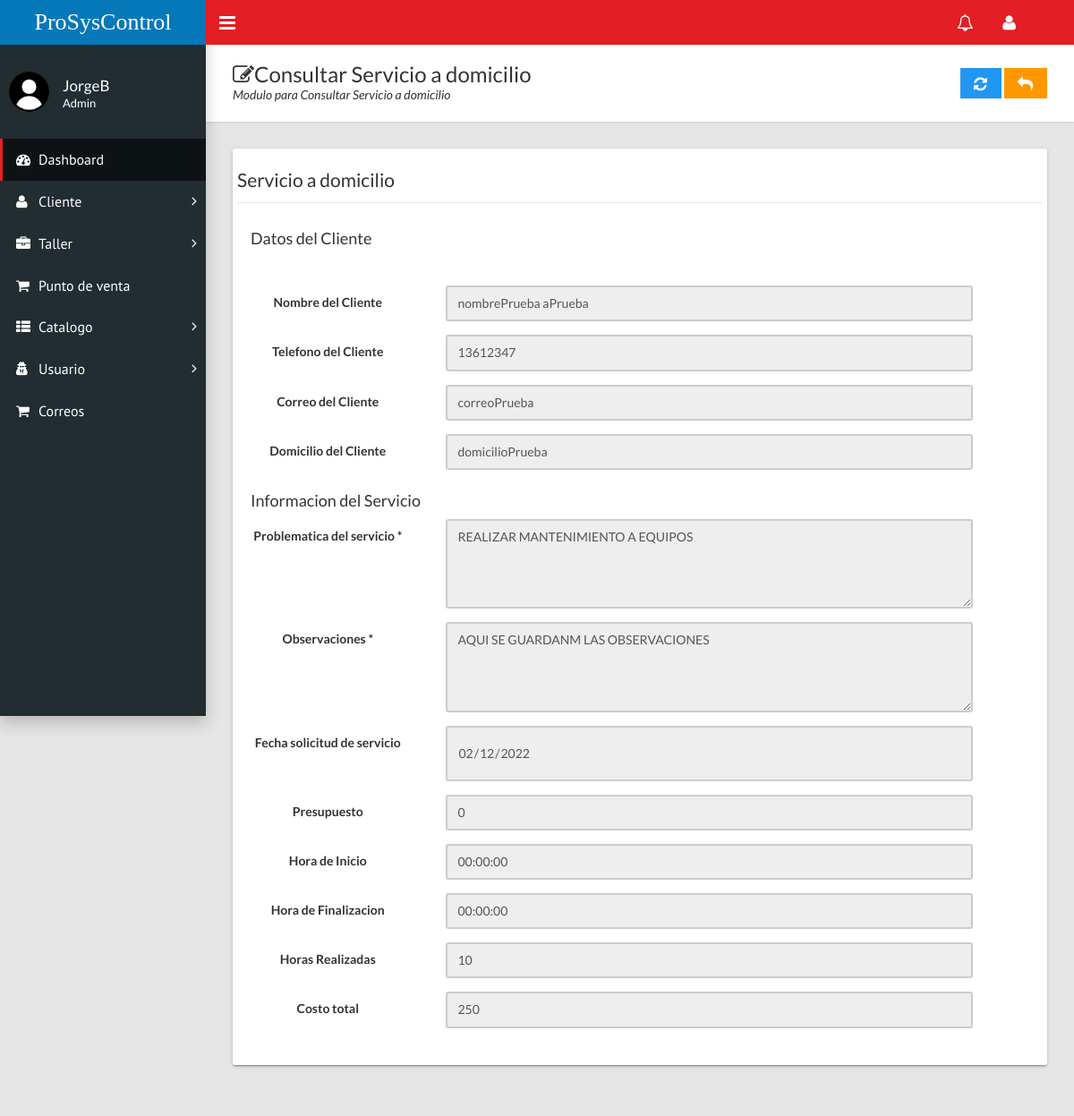
Screenshot of /home.php?c=domicilio&a=FormConsultar&id=1 (signed in) with the database file from the repository.
### tables this page shows
CREATE TABLE `clientes` (
  `idClientes` int(11) NOT NULL,
  `rfc` varchar(20) NOT NULL,
  `nombreCliente` varchar(50) NOT NULL,
  `apellidosC` varchar(50) NOT NULL,
  `nombreEmpresa` varchar(70) NOT NULL,
  `telefono` varchar(10) NOT NULL,
  `email` varchar(70) NOT NULL,
  `domicilio` varchar(150) NOT NULL
);

CREATE TABLE `domicilio` (
  `id` int(11) NOT NULL,
  `id_Cliente` int(11) NOT NULL,
  `problematica` varchar(200) NOT NULL,
  `observaciones` varchar(200) NOT NULL,
  `fechaProgramada` date NOT NULL,
  `presupuesto` float NOT NULL,
  `costoTotal` float NOT NULL,
  `horaInicio` time NOT NULL,
  `horaFinal` time NOT NULL,
  `horasRealizadas` int(11) NOT NULL
);

### controladores/domicilio.controlador.php (called while the page is built, shortened)
<?php
require_once "modelos/domicilio.php";
class DomicilioControlador{
    private $modelo;
    public function __CONSTRUCT(){
        $this->modelo = new Domicilio;
    }
    public function FormConsultar(){
        $titulo="Consultar";
        $domicilioSQL = new Domicilio();
        if(isset($_GET['id'])){
            $domicilioSQL=$this->modelo->Obtener($_GET['id']);
        }
        require_once "vistas/encabezado.php";
        require_once "vistas/domicilio/consulta_Domicilio.php";
        require_once "vistas/pie.php";
    }
}

### modelos/database.php (called while the page is built, shortened)
<?php
class Database{
    public static function Conectar(){
        try{
            $conexion = new PDO("mysql:host=".self::servidor.";dbname=".self::nombrebd.";charset=utf8", self::usuariobd,
            self::clave);
            $conexion -> setAttribute(PDO::ATTR_ERRMODE, PDO::ERRMODE_EXCEPTION);
            return $conexion;
        }catch(PDOException $e){
            return "Fallo " .$e->getMessage();
        }
    }
}

### modelos/domicilio.php (called while the page is built, shortened)
<?php
class Domicilio{
    private $id;
    private $id_Cliente;
    private $problematica;
    private $observaciones;
    private $fechaProgramada;
    private $presupuesto;
    private $costoTotal;
    private $horaInicio;
    private $horaFinal;
    private $horasRealizadas;
    public function __CONSTRUCT(){
        $this->pdo = Database::Conectar();
    }
    public function getId() : ?int{
        return $this->id;
    }
    public function setId(int $id){
        $this->id = $id;
    }
    public function getIdCliente() : ?int{
        return $this->id_Cliente;
    }
    public function setIdCliente(int $id_Cliente){
        $this->id_Cliente = $id_Cliente;
    }
    public function getProblematica() : ?string{
        return $this->problematica;
    }
    public function setProblematica(string $problematica){
        $this->problematica = $problematica;
    }
    public function getObservaciones() : ?string{
        return $this->observaciones;
    }
    public function setObservaciones(string $observaciones){
        $this->observaciones = $observaciones;
    }
    public function getFechaProgramada() : ?string{
        return $this->fechaProgramada;
    }
    public function setFechaProgramada(string $fechaProgramada){
        $this->fechaProgramada = $fechaProgramada;
    }
    public function getPresupuesto() : ?float{
        return $this->presupuesto;
    }
    public function setPresupuesto(float $presupuesto){
        $this->presupuesto = $presupuesto;
    }
    public function getCostoTotal() : ?float{
        return $this->costoTotal;
    }
    public function setCostoTotal(float $costoTotal){
        $this->costoTotal = $costoTotal;
    }
    public function getHoraInicio() : ?string{
        return $this->horaInicio;
    }
    public function setHoraInicio(string $horaInicio){
        $this->horaInicio = $horaInicio;
    }
    public function getHoraFinal() : ?string{
        return $this->horaFinal;
    }
    public function setHoraFinal(string $horaFinal){
        $this->horaFinal = $horaFinal;
    }
    public function getTotalHoras() : ?int{
        return $this->horasRealizadas;
    }
    public function setTotalHoras(int $horasRealizadas){
        $this->horasRealizadas = $horasRealizadas;
    }
    public function buscarCliente($nombre){
        try{
            $consulta = $this->pdo->prepare("SELECT nombreCliente,apellidosC,telefono,email,domicilio FROM `clientes`WHERE idClientes =?;");
            $consulta->execute(array($nombre));
            return $consulta->fetchAll(PDO::FETCH_OBJ);
        }catch(Exception $excepcion){
            die($excepcion->getMessage());
        }
    }
    public function Obtener($nombre){
        try{
            $consulta = $this ->pdo ->prepare("SELECT * FROM domicilio WHERE id=?;");
            $consulta->execute(array($nombre));
            $reDomicilio=$consulta->fetch(PDO::FETCH_OBJ);
            $domicilioSQL=new Domicilio();
            $domicilioSQL->setId($reDomicilio->id);
            $domicilioSQL->setIdCliente($reDomicilio->id_Cliente);
            $domicilioSQL->setProblematica($reDomicilio->problematica);
            $domicilioSQL->setObservaciones($reDomicilio->observaciones);
            $domicilioSQL->setFechaProgramada($reDomicilio->fechaProgramada);
            $domicilioSQL->setPresupuesto($reDomicilio->presupuesto);
            $domicilioSQL->setCostoTotal($reDomicilio->costoTotal);
            $domicilioSQL->setHoraInicio($reDomicilio->horaInicio);
            $domicilioSQL->setHoraFinal($reDomicilio->horaFinal);
            $domicilioSQL->setTotalHoras($reDomicilio->horasRealizadas);
            return $domicilioSQL;
        }catch(Exception $excepcion){
            die($excepcion->getMessage());
        }
    }
}

### vistas/domicilio/consulta_Domicilio.php (the view, shortened to what this page needs)
<div class="content-wrapper">
  <div class="page-title">
    <div>
      <h1><i class="fa fa-edit"></i><?=$titulo?> Servicio a domicilio</h1>
      <p>Modulo para <?=$titulo?> Servicio a domicilio</p>
    </div>
    <div>
    <a class="btn btn-info btn-flat" href="?c=domicilio&a=FormModificar&id=<?=$domicilioSQL->getId()?>"><i class="fa fa-lg fa-refresh"></i></a>
    <a class="btn btn-warning btn-flat" href="?c=domicilio"><i class="fa fa-lg fa-reply"></i></a>
    </div>
  </div>
  <div class="row">
    <div class="col-md-12">
      <div class="card">
        <div class="row">
        <?php
              $idclient = $domicilioSQL->getIdCliente();
              $datoscliente = $domicilioSQL ->buscarCliente($idclient);
              ?>
            <div class="well bs-component">
                <form class="form-horizontal" method="POST" action="?c=domicilio&a=Guardar">
                <fieldset>
                <legend>Servicio a domicilio</legend>
                    <div class="col-lg-10">
                        <h4>Datos del Cliente</h4>
                    </div>
                    <div class="form-group">
                        <div class="col-lg-10">
                      </div>
                    </div>
                    <div class="form-group">
                        <div class="col-md-8">
                        </div>
                    </div>
                    <?php foreach($datoscliente as $campo): ?>
                    <div class="form-group">
                        <label class="control-label col-md-3">Nombre del Cliente</label>
                        <div class="col-md-8">
                            <input class="form-control" type="text" placeholder="Nombre del cliente" value="<?=$campo->nombreCliente," ",$campo->apellidosC?>"
                             disabled>
                        </div>
                    </div>
                    <div class="form-group">
                        <label class="control-label col-md-3">Telefono del Cliente</label>
                        <div class="col-md-8">
                            <input class="form-control" type="text" placeholder="Telefono del cliente" value="<?=$campo->telefono?>" disabled>
                        </div>
                    </div>
                    <div class="form-group">
                        <label class="control-label col-md-3">Correo del Cliente</label>
                        <div class="col-md-8">
                            <input class="form-control" type="text" placeholder="Correo del cliente" value="<?=$campo->email?>" disabled>
                        </div>
                    </div>
                    <div class="form-group">
                        <label class="control-label col-md-3">Domicilio del Cliente</label>
                        <div class="col-md-8">
                            <input class="form-control" type="text" placeholder="Domicilio del cliente" value="<?=$campo->domicilio?>" disabled>
                        </div>
                    </div>
                    <?php endforeach; ?>
                    <div class="col-lg-10">
                        <h4>Informacion del Servicio</h4>
                    </div>
                  <div class="form-group">
                    <label class="control-label col-md-3" for="Problematica">Problematica del servicio *</label>
                    <div class="col-md-8">
                      <textarea class="form-control" name="problematica" rows="4" required="" placeholder="Problematica para el servicio" disabled><?=$domicilioSQL->getProblematica()?></textarea>
                    </div>
                  </div>
                  <div class="form-group">
                    <label class="control-label col-md-3" for="Observaciones">Observaciones *</label>
                    <div class="col-md-8">
                      <textarea class="form-control" name="observaciones" rows="4" required="" placeholder="Observaciones" disabled><?=$domicilioSQL->getObservaciones()?></textarea>
                    </div>
                  </div>
                    <div class="form-group">
                        <label class="control-label col-md-3" for="FechaProgramada">Fecha solicitud de servicio</label>
                        <div class="col-md-8">
                            <input class="form-control" name="fechaProgramada"  type="date" max="2030-01-01" placeholder="Fecha de solicitud de servicio" value="<?=$domicilioSQL->getFechaProgramada()?>" disabled>
                        </div>
                    </div>
                    <div class="form-group">
                        <label class="control-label col-md-3" for="Presupuesto">Presupuesto</label>
                        <div class="col-md-8">
                            <input class="form-control" name="presupuesto" type="text" placeholder="Presupuesto" value="<?=$domicilioSQL->getPresupuesto()?>" disabled>
                        </div>
                    </div>
                    <div class="form-group">
                        <label class="control-label col-md-3" for="HoraInicio">Hora de Inicio</label>
                        <div class="col-md-8">
                            <input class="form-control" name="horaInicio" type="text" placeholder="Hora de inicio del servicio" value="<?=$domicilioSQL->getHoraInicio()?>" disabled>
                        </div>
                    </div>
                    <div class="form-group">
                        <label class="control-label col-md-3" for="HoraFinal">Hora de Finalizacion</label>
                        <div class="col-md-8">
                            <input class="form-control" name="horaFinal" type="text" placeholder="Hora de terminacion del servicio" value="<?=$domicilioSQL->getHoraFinal()?>" disabled>
                        </div>
                    </div>
                    <div class="form-group">
                        <label class="control-label col-md-3" for="HorasRealizadas">Horas Realizadas</label>
                        <div class="col-md-8">
                            <input class="form-control" name="horasRealizadas" type="text" placeholder="Hora realizadas en el servicio" value="<?=$domicilioSQL->getTotalHoras()?>" disabled>
                        </div>
                    </div>
                    <div class="form-group">
                        <label class="control-label col-md-3" for="CostoTotal">Costo total</label>
                        <div class="col-md-8">
                            <input class="form-control" name="costoTotal" type="text" placeholder="Costo total" value="<?=$domicilioSQL->getCostoTotal()?>" disabled>
                        </div>
                    </div>
                        <div>
                        <label class="col-md-3" for=""></label>
                        <label class="col-md-3" for=""></label>
                        <label class="col-md-3" for=""></label>
                        </div>
                    </div>
        </div>
      </div>
    </div>
  </div>

### rows the page displays
clientes: nombreCliente+apellidosC "nombrePrueba aPrueba", telefono "13612347", email "correoPrueba", domicilio "domicilioPrueba"
domicilio: problematica "REALIZAR MANTENIMIENTO A EQUIPOS", observaciones "AQUI SE GUARDANM LAS OBSERVACIONES", fechaProgramada "02/12/2022", presupuesto "0", horaInicio "00:00:00", horaFinal "00:00:00", horasRealizadas "10", costoTotal "250"

### other values shown
$usuario "JorgeB"
$_SESSION['tipoUsuario'] "Admin"
$titulo "Consultar"
